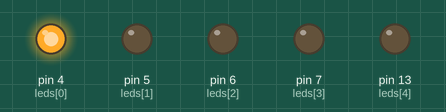
This sketch was run on a simulated Arduino Uno, built with avr-gcc and run on an emulated ATmega328P. Parts: output pins drawn as LEDs (lit = HIGH).

Above: at 0.05 s.
At 0.35 s:
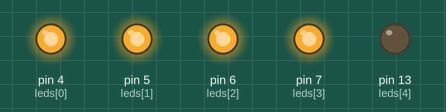
At 0.75 s:
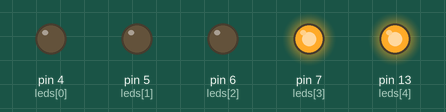
At 1.45 s:
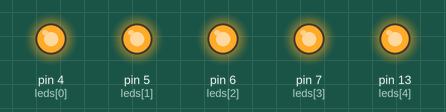
At 2.15 s:
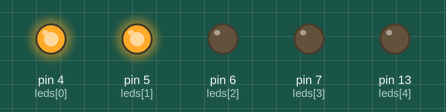
At 2.85 s:
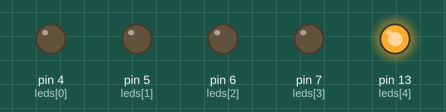
Timing chart, 0 to 3.1 s (numbered marks = the images above):
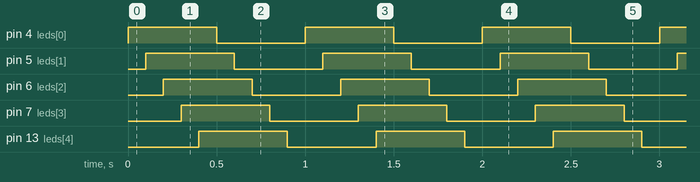

The sketch:

test-leds.ino
```cpp
short leds[] = { 4, 5, 6, 7 ,13};

short i = 0;

void setup() {

  for (i = 0; i < 5; i++) {
    pinMode(leds[i], OUTPUT);
    digitalWrite(leds[i], 0);
  }

}

void loop() {

  for (i = 0; i < 5; i++) {
    digitalWrite(leds[i], 1);
    delay(100);
  }

  for (i = 0; i < 5; i++) {
    digitalWrite(leds[i], 0);
    delay(100);
  }

}
```

Measured:
- by itself, pin 4 (leds[0]), pin 5 (leds[1]), pin 6 (leds[2]), pin 7 (leds[3]), pin 13 (leds[4]): alternates HIGH for 0.50 s and LOW for 0.50 s
- by itself, everything shown: repeats every 1.0 s, in 10 steps
